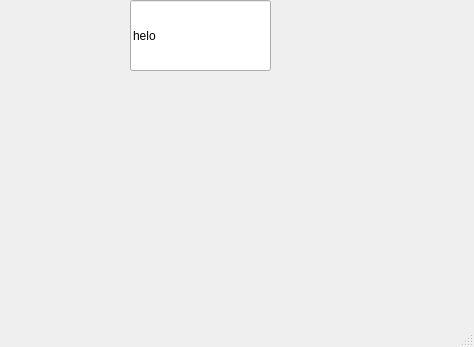
<?xml version="1.0" encoding="UTF-8"?>
<ui version="4.0">
 <class>MainWindow</class>
 <widget class="QMainWindow" name="MainWindow">
  <property name="geometry">
   <rect>
    <x>0</x>
    <y>0</y>
    <width>474</width>
    <height>347</height>
   </rect>
  </property>
  <property name="windowTitle">
   <string>MainWindow</string>
  </property>
  <widget class="QWidget" name="centralwidget">
   <widget class="QLineEdit" name="lineEdit">
    <property name="geometry">
     <rect>
      <x>130</x>
      <y>0</y>
      <width>141</width>
      <height>71</height>
     </rect>
    </property>
    <property name="text">
     <string>helo</string>
    </property>
   </widget>
  </widget>
  <widget class="QMenuBar" name="menubar">
   <property name="geometry">
    <rect>
     <x>0</x>
     <y>0</y>
     <width>474</width>
     <height>26</height>
    </rect>
   </property>
  </widget>
  <widget class="QStatusBar" name="statusbar"/>
 </widget>
 <resources/>
 <connections/>
</ui>
